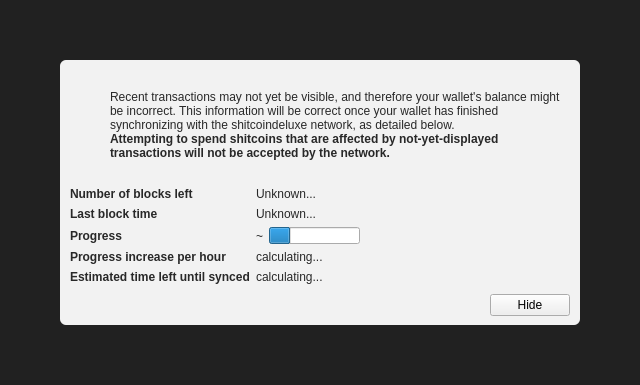
<?xml version="1.0" encoding="UTF-8"?>
<ui version="4.0">
 <class>ModalOverlay</class>
 <widget class="ModalOverlay" name="ModalOverlay">
  <property name="geometry">
   <rect>
    <x>0</x>
    <y>0</y>
    <width>640</width>
    <height>385</height>
   </rect>
  </property>
  <property name="windowTitle">
   <string>Form</string>
  </property>
  <layout class="QVBoxLayout" name="verticalLayout" stretch="0">
   <property name="sizeConstraint">
    <enum>QLayout::SetDefaultConstraint</enum>
   </property>
   <property name="leftMargin">
    <number>0</number>
   </property>
   <property name="topMargin">
    <number>0</number>
   </property>
   <property name="rightMargin">
    <number>0</number>
   </property>
   <property name="bottomMargin">
    <number>0</number>
   </property>
   <item>
    <widget class="QWidget" name="bgWidget" native="true">
     <property name="styleSheet">
      <string notr="true">#bgWidget { background: rgba(0,0,0,220); }</string>
     </property>
     <layout class="QVBoxLayout" name="verticalLayoutMain" stretch="1">
      <property name="leftMargin">
       <number>60</number>
      </property>
      <property name="topMargin">
       <number>60</number>
      </property>
      <property name="rightMargin">
       <number>60</number>
      </property>
      <property name="bottomMargin">
       <number>60</number>
      </property>
      <item>
       <widget class="QWidget" name="contentWidget" native="true">
        <property name="styleSheet">
         <string notr="true">#contentWidget { background: rgba(255,255,255,240); border-radius: 6px; }

QLabel { color: rgb(40,40,40);  }</string>
        </property>
        <layout class="QVBoxLayout" name="verticalLayoutSub" stretch="1,0,0,0">
         <property name="spacing">
          <number>0</number>
         </property>
         <property name="leftMargin">
          <number>10</number>
         </property>
         <property name="topMargin">
          <number>10</number>
         </property>
         <property name="rightMargin">
          <number>10</number>
         </property>
         <property name="bottomMargin">
          <number>10</number>
         </property>
         <item>
          <layout class="QHBoxLayout" name="horizontalLayoutIconText" stretch="0,1">
           <property name="topMargin">
            <number>20</number>
           </property>
           <item>
            <layout class="QVBoxLayout" name="verticalLayoutIcon">
             <property name="leftMargin">
              <number>0</number>
             </property>
             <item>
              <widget class="QPushButton" name="warningIcon">
               <property name="enabled">
                <bool>false</bool>
               </property>
               <property name="text">
                <string/>
               </property>
               <property name="icon">
                <iconset>
                 <normaloff>:/icons/warning</normaloff>
                 <disabledoff>:/icons/warning</disabledoff>:/icons/warning</iconset>
               </property>
               <property name="iconSize">
                <size>
                 <width>48</width>
                 <height>48</height>
                </size>
               </property>
               <property name="flat">
                <bool>true</bool>
               </property>
              </widget>
             </item>
             <item>
              <spacer name="verticalSpacerWarningIcon">
               <property name="orientation">
                <enum>Qt::Vertical</enum>
               </property>
               <property name="sizeHint" stdset="0">
                <size>
                 <width>20</width>
                 <height>40</height>
                </size>
               </property>
              </spacer>
             </item>
            </layout>
           </item>
           <item>
            <layout class="QVBoxLayout" name="verticalLayoutInfoText">
             <property name="leftMargin">
              <number>0</number>
             </property>
             <property name="topMargin">
              <number>0</number>
             </property>
             <item>
              <widget class="QLabel" name="infoText">
               <property name="text">
                <string>Recent transactions may not yet be visible, and therefore your wallet's balance might be incorrect. This information will be correct once your wallet has finished synchronizing with the shitcoindeluxe network, as detailed below.</string>
               </property>
               <property name="textFormat">
                <enum>Qt::RichText</enum>
               </property>
               <property name="wordWrap">
                <bool>true</bool>
               </property>
              </widget>
             </item>
             <item>
              <widget class="QLabel" name="infoTextStrong">
               <property name="font">
                <font>
                 <weight>75</weight>
                 <bold>true</bold>
                </font>
               </property>
               <property name="text">
                <string>Attempting to spend shitcoins that are affected by not-yet-displayed transactions will not be accepted by the network.</string>
               </property>
               <property name="textFormat">
                <enum>Qt::RichText</enum>
               </property>
               <property name="wordWrap">
                <bool>true</bool>
               </property>
              </widget>
             </item>
             <item>
              <spacer name="verticalSpacerInTextSpace">
               <property name="orientation">
                <enum>Qt::Vertical</enum>
               </property>
               <property name="sizeHint" stdset="0">
                <size>
                 <width>20</width>
                 <height>40</height>
                </size>
               </property>
              </spacer>
             </item>
            </layout>
           </item>
          </layout>
         </item>
         <item>
          <spacer name="verticalSpacerAfterText">
           <property name="orientation">
            <enum>Qt::Vertical</enum>
           </property>
           <property name="sizeHint" stdset="0">
            <size>
             <width>20</width>
             <height>40</height>
            </size>
           </property>
          </spacer>
         </item>
         <item>
          <layout class="QFormLayout" name="formLayout">
           <property name="fieldGrowthPolicy">
            <enum>QFormLayout::FieldsStayAtSizeHint</enum>
           </property>
           <property name="horizontalSpacing">
            <number>6</number>
           </property>
           <property name="verticalSpacing">
            <number>6</number>
           </property>
           <property name="topMargin">
            <number>10</number>
           </property>
           <item row="0" column="0">
            <widget class="QLabel" name="labelNumberOfBlocksLeft">
             <property name="font">
              <font>
               <weight>75</weight>
               <bold>true</bold>
              </font>
             </property>
             <property name="text">
              <string>Number of blocks left</string>
             </property>
            </widget>
           </item>
           <item row="0" column="1">
            <widget class="QLabel" name="numberOfBlocksLeft">
             <property name="text">
              <string>Unknown...</string>
             </property>
            </widget>
           </item>
           <item row="1" column="0">
            <widget class="QLabel" name="labelLastBlockTime">
             <property name="font">
              <font>
               <weight>75</weight>
               <bold>true</bold>
              </font>
             </property>
             <property name="text">
              <string>Last block time</string>
             </property>
            </widget>
           </item>
           <item row="1" column="1">
            <widget class="QLabel" name="newestBlockDate">
             <property name="sizePolicy">
              <sizepolicy hsizetype="Maximum" vsizetype="Preferred">
               <horstretch>0</horstretch>
               <verstretch>0</verstretch>
              </sizepolicy>
             </property>
             <property name="text">
              <string>Unknown...</string>
             </property>
            </widget>
           </item>
           <item row="2" column="0">
            <widget class="QLabel" name="labelSyncDone">
             <property name="font">
              <font>
               <weight>75</weight>
               <bold>true</bold>
              </font>
             </property>
             <property name="text">
              <string>Progress</string>
             </property>
            </widget>
           </item>
           <item row="2" column="1">
            <layout class="QHBoxLayout" name="horizontalLayoutSync" stretch="0,1">
             <item>
              <widget class="QLabel" name="percentageProgress">
               <property name="text">
                <string notr="true">~</string>
               </property>
              </widget>
             </item>
             <item>
              <widget class="QProgressBar" name="progressBar">
               <property name="value">
                <number>24</number>
               </property>
               <property name="format">
                <string/>
               </property>
              </widget>
             </item>
            </layout>
           </item>
           <item row="4" column="0">
            <widget class="QLabel" name="labelProgressIncrease">
             <property name="font">
              <font>
               <weight>75</weight>
               <bold>true</bold>
              </font>
             </property>
             <property name="text">
              <string>Progress increase per hour</string>
             </property>
            </widget>
           </item>
           <item row="4" column="1">
            <widget class="QLabel" name="progressIncreasePerH">
             <property name="text">
              <string>calculating...</string>
             </property>
            </widget>
           </item>
           <item row="5" column="0">
            <widget class="QLabel" name="labelEstimatedTimeLeft">
             <property name="font">
              <font>
               <weight>75</weight>
               <bold>true</bold>
              </font>
             </property>
             <property name="text">
              <string>Estimated time left until synced</string>
             </property>
            </widget>
           </item>
           <item row="5" column="1">
            <widget class="QLabel" name="expectedTimeLeft">
             <property name="text">
              <string>calculating...</string>
             </property>
            </widget>
           </item>
          </layout>
         </item>
         <item>
          <layout class="QHBoxLayout" name="horizontalLayoutButtons">
           <property name="leftMargin">
            <number>10</number>
           </property>
           <property name="topMargin">
            <number>10</number>
           </property>
           <item>
            <spacer name="horizontalSpacer">
             <property name="orientation">
              <enum>Qt::Horizontal</enum>
             </property>
             <property name="sizeHint" stdset="0">
              <size>
               <width>40</width>
               <height>20</height>
              </size>
             </property>
            </spacer>
           </item>
           <item>
            <widget class="QPushButton" name="closeButton">
             <property name="text">
              <string>Hide</string>
             </property>
            </widget>
           </item>
          </layout>
         </item>
        </layout>
       </widget>
      </item>
     </layout>
    </widget>
   </item>
  </layout>
 </widget>
 <customwidgets>
  <customwidget>
   <class>ModalOverlay</class>
   <extends>QWidget</extends>
   <header>modaloverlay.h</header>
   <container>1</container>
  </customwidget>
 </customwidgets>
 <resources/>
 <connections/>
</ui>
